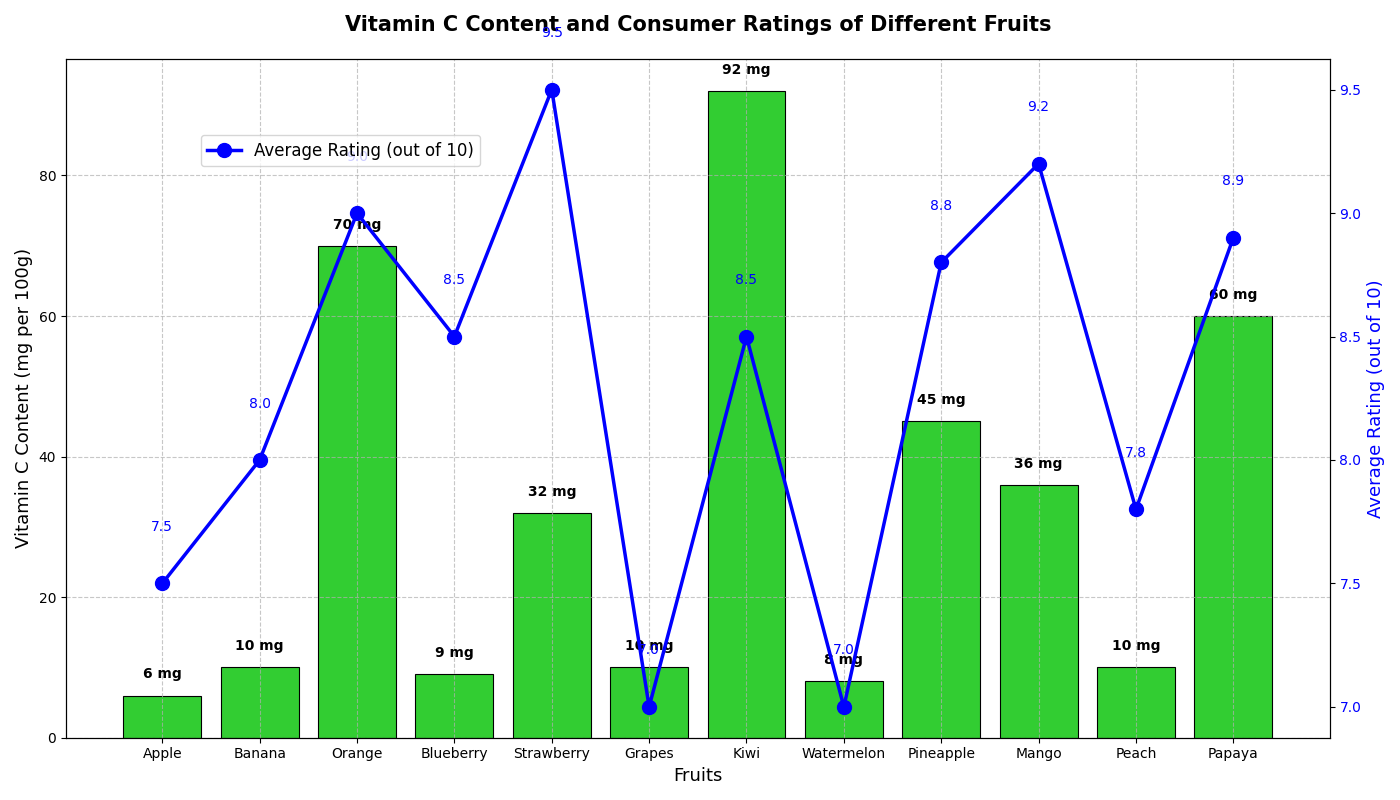

Write Python code to recreate this figure.
import matplotlib.pyplot as plt

# Data
fruits = ["Apple", "Banana", "Orange", "Blueberry", "Strawberry", "Grapes", "Kiwi", "Watermelon",
          "Pineapple", "Mango", "Peach", "Papaya"]
vitamin_content = [6, 10, 70, 9, 32, 10, 92, 8, 45, 36, 10, 60]  # Vitamin C content (in mg per 100g)
avg_rating = [7.5, 8.0, 9.0, 8.5, 9.5, 7.0, 8.5, 7.0, 8.8, 9.2, 7.8, 8.9]  # Average rating (out of 10)

fig, ax1 = plt.subplots(figsize=(14, 8))

# Plotting the bars for vitamin content
bars = ax1.bar(fruits, vitamin_content, color="limegreen", edgecolor='black', linewidth=0.8)

# Adding labels above each bar
for bar in bars:
    yval = bar.get_height()
    ax1.text(bar.get_x() + bar.get_width() / 2, yval + 2, f'{yval} mg', ha='center', va='bottom', color='black', fontsize=10, weight='bold')

ax1.set_xlabel('Fruits', fontsize=13)
ax1.set_ylabel('Vitamin C Content (mg per 100g)', fontsize=13)
ax1.set_title('Vitamin C Content and Consumer Ratings of Different Fruits', fontsize=15, fontweight='bold', pad=20)
ax1.grid(True, linestyle='--', alpha=0.7)

# Plotting the line chart for average ratings
ax2 = ax1.twinx()
ax2.plot(fruits, avg_rating, color="blue", marker='o', linestyle='-', linewidth=2.5, markersize=10, label='Average Rating (out of 10)')

# Adding ratings labels
for i, rating in enumerate(avg_rating):
    ax2.text(i, rating + 0.2, f'{rating}', ha='center', va='bottom', color='blue', fontsize=10)

ax2.set_ylabel('Average Rating (out of 10)', fontsize=13, color='blue')
ax2.tick_params(axis='y', labelcolor='blue')

# Adding legends
lines_labels = [ax2.get_lines()[0]]
labels = [line.get_label() for line in lines_labels]
ax2.legend(lines_labels, labels, loc='upper left', bbox_to_anchor=(0.1, 0.9), fontsize=12)

# Adjust layout
plt.tight_layout()

# Display the plot
plt.show()
